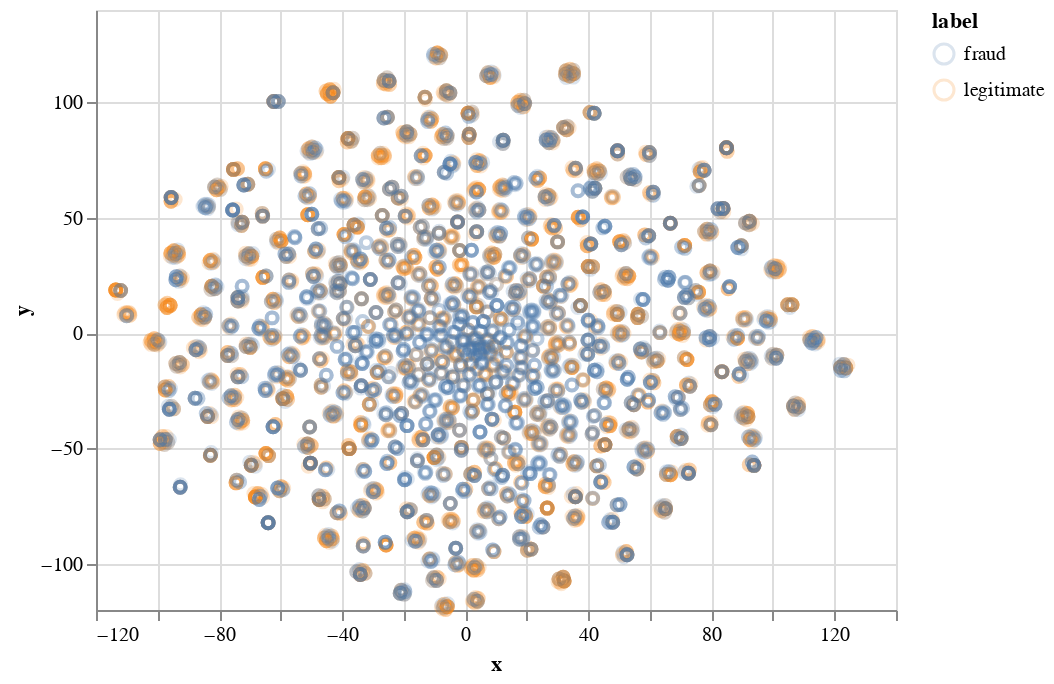

This figure's notebook cell:
### Markdown cell above
As we can see, there's a lot of overlap between the classes here and merchant ID alone isn't an obvious way to differentiate between legitimate and fraudulent transactions.

## What if we use a nonlinear visualization technique?

Sometimes, a nonlinear visualization technique can work better than a linear one like PCA.  The next approach we'll try is called t-distributed stochastic neighbor embedding, or t-SNE for short.  t-SNE learns a mapping from high-dimensional points to low-dimensional points so that points that are similar in high-dimensional space are likely to be similar in low-dimensional space as well.  t-SNE can sometimes identify structure that simpler techniques like PCA can't, but this power comes at a cost:  it is much more expensive to compute than PCA and doesn't parallelize well.  (t-SNE also works best for visualizing two-dimensional data when it is reducing from tens of dimensions rather than hundreds or thousands.  So, in some cases, you'll want to use a fast technique like PCA to reduce your data to a few dozen dimensions before using t-SNE.  That's what we're doing with the `TruncatedSVD` class in the next cell.)

✅ *You can go back and re-run this entire notebook after changing `HASH_BUCKETS` to a different value.*

### Code cell
import sklearn.manifold
tsne = sklearn.manifold.TSNE()

# use SVD to reduce the dimensionality before fitting t-SNE
svd = sklearn.decomposition.TruncatedSVD(16)
svd_a = svd.fit_transform(merchants)

tsne_a = tsne.fit_transform(svd_a)

merchants_df["x"] = tsne_a.T[0]
merchants_df["y"] = tsne_a.T[1]

alt.Chart(merchants_df).mark_point(opacity=0.2).encode(x="x:Q", y="y:Q", color="label")

### Figure 1 — Vega-Lite specification as saved in the notebook (floating-point values rounded to 4 significant figures; data arrays with more than 128 entries replaced by an {"elided": "..."} marker saying what was removed)
{"config": {"view": {"continuousWidth": 400, "continuousHeight": 300}}, "data": {"name": "data-7b42aa7dea77c10e96afea453571a163"}, "mark": {"type": "point", "opacity": 0.2}, "encoding": {"color": {"type": "nominal", "field": "label"}, "x": {"type": "quantitative", "field": "x"}, "y": {"type": "quantitative", "field": "y"}}, "$schema": "https://vega.github.io/schema/vega-lite/v4.8.1.json", "datasets": {"data-7b42aa7dea77c10e96afea453571a163": {"elided": "5000 records"}}}
